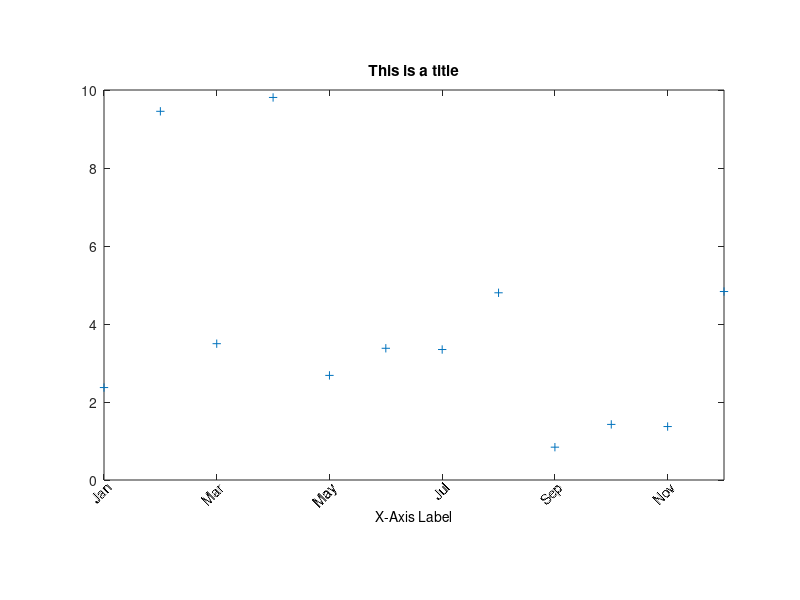

Recreate this plot in MATLAB.
function demotextlabels
% DEMOTEXTLABELS - een demo van axislabels onder een hoek.
% komt uit de support-pagina's van The MathWorks.
x = 1:12;
y = 10*rand(1,length(x));

% Plot the data.
h = plot(x,y,'+');

% Reduce the size of the axis so that all the labels fit in the figure.
pos = get(gca,'Position');
set(gca,'Position',[pos(1), .2, pos(3) .65])

% Add a title.
title('This is a title')

% Set the X-Tick locations so that every other month is labeled.
Xt = 1:2:11;
Xl = [1 12];
set(gca,'XTick',Xt,'XLim',Xl);

% Add the months as tick labels.
months = ['Jan';
         'Feb';
         'Mar';
         'Apr';
         'May';
         'Jun';
         'Jul';
         'Aug';
         'Sep';
         'Oct';
         'Nov';
         'Dec'];

ax = axis;    % Current axis limits
axis(axis);    % Fix the axis limits
Yl = ax(3:4);  % Y-axis limits

% Place the text labels
t = text(Xt,Yl(1)*ones(1,length(Xt)),months(1:2:12,:));
set(t,'HorizontalAlignment','right','VerticalAlignment','top', ...
     'Rotation',45);

% Remove the default labels
set(gca,'XTickLabel','')

% Get the Extent of each text object.  This
% loop is unavoidable.
for i = 1:length(t)
  ext(i,:) = get(t(i),'Extent');
end

% Determine the lowest point.  The X-label will be
% placed so that the top is aligned with this point.
LowYPoint = min(ext(:,2));

% Place the axis label at this point
XMidPoint = Xl(1)+abs(diff(Xl))/2;
tl = text(XMidPoint,LowYPoint,'X-Axis Label', ...
         'VerticalAlignment','top', ...
         'HorizontalAlignment','center');
